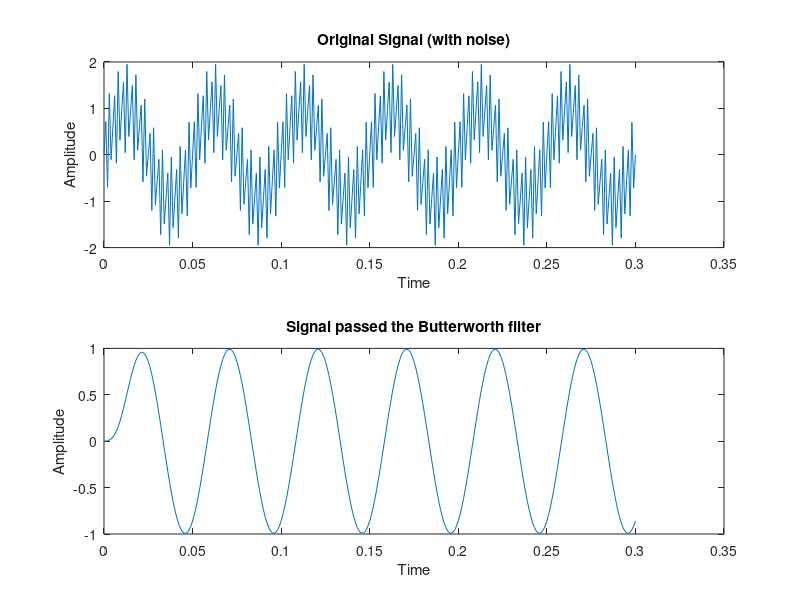

MATLAB code to generate this figure:
% Sample t at f_s=1000Hz for 0.3sec
f_s = 1000;
t = 0:1/f_s:0.3; % values from 0 to 10 in steps of 0.001
% Generation of sample sin wave
phase_sin = 0;
amplitude_sin = 1;
f_sin = 20; % 20Hz base signal
omega_sin = 2*pi*f_sin;
signal_sin = amplitude_sin * sin(omega_sin*t + phase_sin);

% Generation of noise signal
phase_noise = 0;
amplitude_noise = 1;
f_noise = 400; % 400Hz noise signal
omega_noise = 2*pi*f_noise;
signal_noise = amplitude_noise*sin(omega_noise*t + phase_noise);
% Combine sin signal with noise
signal_combined = signal_sin + signal_noise;

% export the combined signal with noise
dlmwrite("signal_combined.csv",signal_combined.','precision','%.6f');

% plot the combined signal with noise
subplot(2,1,1);
plot(t, signal_combined);
xlabel('Time')
ylabel('Amplitude')
title('Original Signal (with noise)');

% Butterworth filter
Wp = 40/500;
Ws = 200/500;
[n,Wn] = buttord(Wp,Ws,3,40);
[b,a] = butter(n,Wn);
signal_new = filter(b,a,signal_combined);

% plot the new signal processed by the Butterworth filter
subplot(2,1,2);
plot (t, signal_new ) ;
xlabel('Time');
ylabel('Amplitude');
title('Signal passed the Butterworth filter');

% % plot the Bode plot
% freqz(b,a,512,1000);
% title(sprintf('n=%d Butterworth Lowpass Filter',n));

